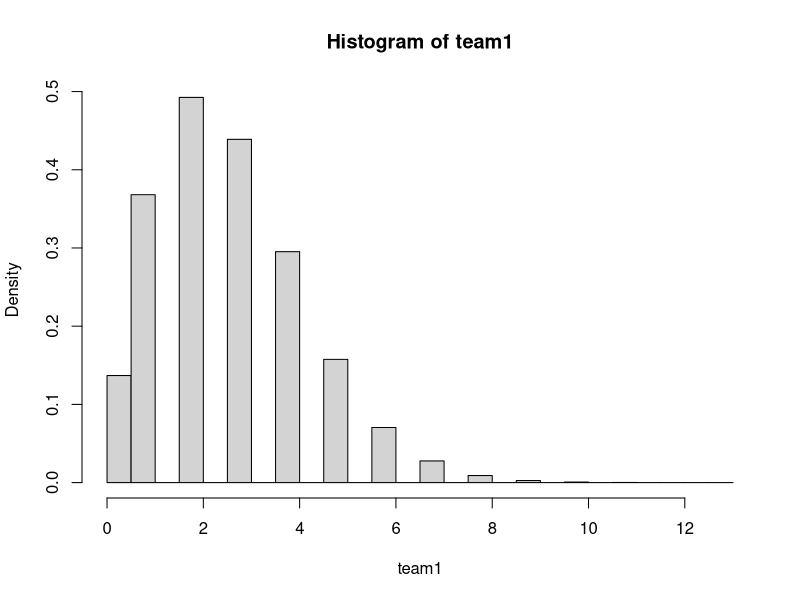
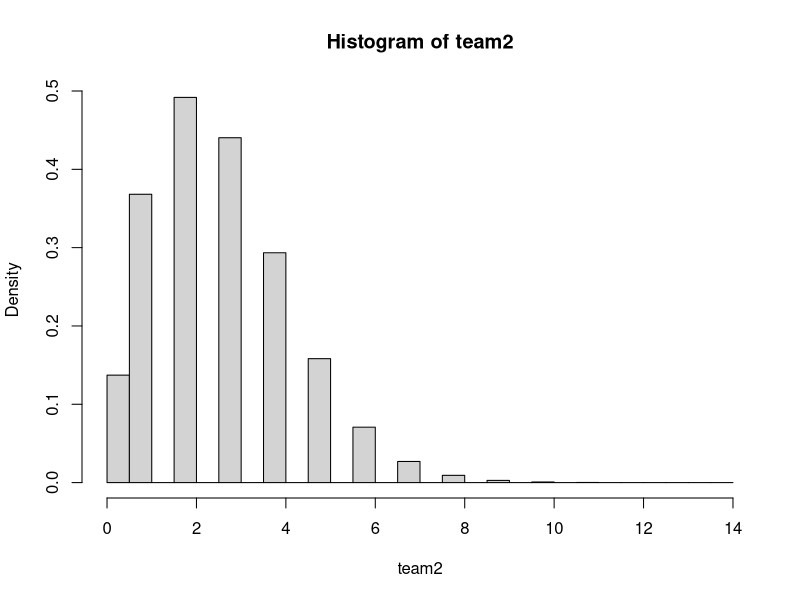

Write the R code that produced these figures, in order.
## ---- chunk 1
knitr::opts_chunk$set(echo = TRUE)
## ---- chunk 2
trials <- 1000000
team1 <- rpois(trials, lambda =2.68)
hist(team1, freq = FALSE)
team2 <- rpois(trials, lambda = 2.68)
hist(team2, freq = FALSE)

score_same_goals = length(team1[team1 == team2])
prob_ssg = score_same_goals / trials
cat("The probability that both teams score the same number of goals is", prob_ssg)
## ---- chunk 3



